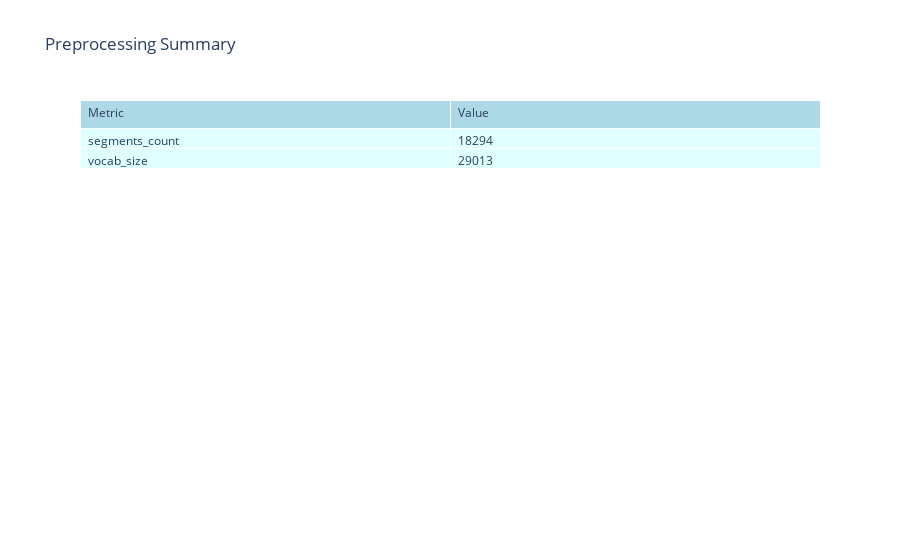
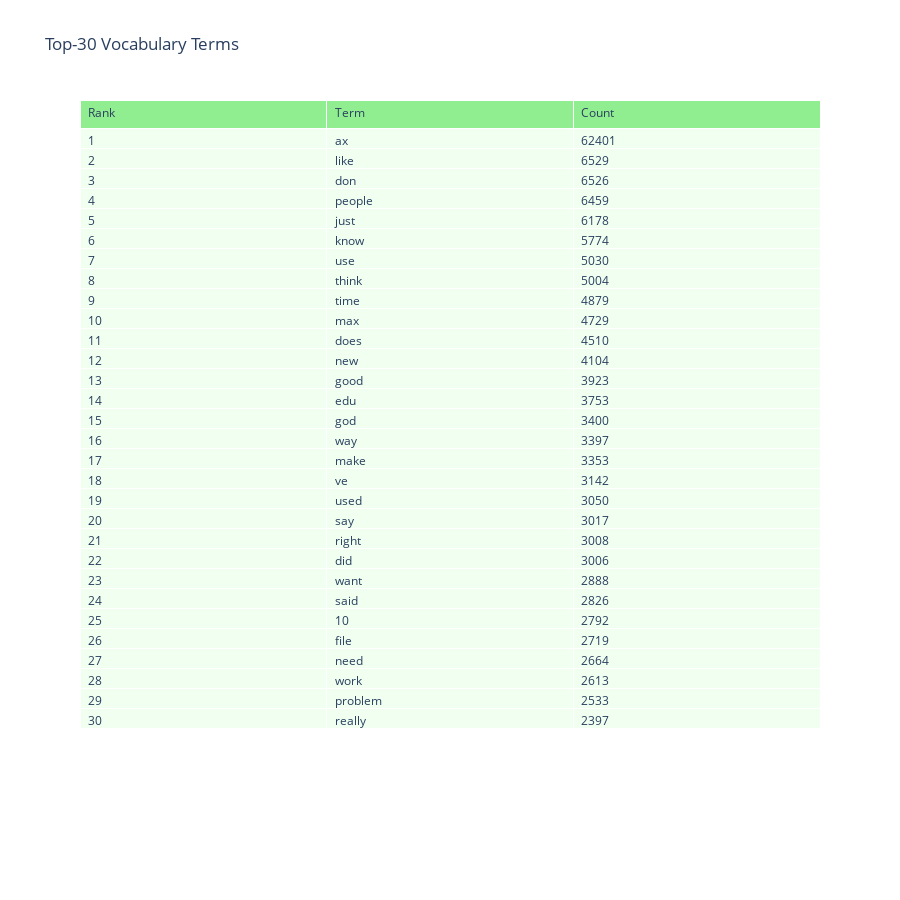

The notebook cell saved with these charts, in order:
### Code cell
engine = PrepEngine(segment_mode="doc", strip_metadata=True, drop_stopwords=True,
                    min_token_length=2, min_token_frequency=5, max_vocabulary=None)
engine.fetch_corpus()
engine.prepare()
summary_df, top30_df = engine.report(top_n=30)

summary_fig = _go.Figure(data=_go.Table(
    header=dict(values=["Metric", "Value"], fill_color='lightblue', align='left'),
    cells=dict(values=[summary_df.metric, summary_df.value], fill_color='lightcyan', align='left')
))
summary_fig.update_layout(title_text="Preprocessing Summary")

vocab_fig = _go.Figure(data=_go.Table(
    header=dict(values=["Rank", "Term", "Count"], fill_color='lightgreen', align='left'),
    cells=dict(values=[list(range(1, len(top30_df)+1)), top30_df.term.tolist(), top30_df["count"].tolist()],
               fill_color='honeydew', align='left')
))
vocab_fig.update_layout(title_text="Top-30 Vocabulary Terms", height=900)

summary_fig.show()
vocab_fig.show()

### Figure 1 — Plotly figure (JSON) as saved in the notebook; plotly's stock layout.template omitted (floating-point values rounded to 4 significant figures)
{"data": [{"cells": {"align": "left", "fill": {"color": "lightcyan"}, "values": [["segments_count", "vocab_size"], [18294, 29013]]}, "header": {"align": "left", "fill": {"color": "lightblue"}, "values": ["Metric", "Value"]}, "type": "table"}], "layout": {"title": {"text": "Preprocessing Summary"}}}

### Figure 2 — Plotly figure (JSON) as saved in the notebook; plotly's stock layout.template omitted (floating-point values rounded to 4 significant figures)
{"data": [{"cells": {"align": "left", "fill": {"color": "honeydew"}, "values": [[1, 2, 3, 4, 5, 6, 7, 8, 9, 10, 11, 12, 13, 14, 15, 16, 17, 18, 19, 20, 21, 22, 23, 24, 25, 26, 27, 28, 29, 30], ["ax", "like", "don", "people", "just", "know", "use", "think", "time", "max", "does", "new", "good", "edu", "god", "way", "make", "ve", "used", "say", "right", "did", "want", "said", "10", "file", "need", "work", "problem", "really"], [62401, 6529, 6526, 6459, 6178, 5774, 5030, 5004, 4879, 4729, 4510, 4104, 3923, 3753, 3400, 3397, 3353, 3142, 3050, 3017, 3008, 3006, 2888, 2826, 2792, 2719, 2664, 2613, 2533, 2397]]}, "header": {"align": "left", "fill": {"color": "lightgreen"}, "values": ["Rank", "Term", "Count"]}, "type": "table"}], "layout": {"height": 900, "title": {"text": "Top-30 Vocabulary Terms"}}}
